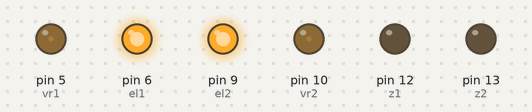
Recording of a sketch running on a simulated Arduino Uno, built with avr-gcc and run on an emulated ATmega328P. Parts: output pins drawn as LEDs (lit = HIGH).

Above: at 0.1 s.
Timing chart, 0 to 1.6 s (numbered marks = the images above):
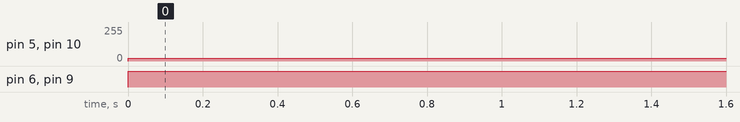

Measured:
- by itself, pin 5 (vr1), pin 10 (vr2): 0/255 → 20/255 at 0.00 s
- by itself, pin 6 (el1), pin 9 (el2): LOW → HIGH at 0.00 s

The sketch:

ts.ino
```cpp
const int el1=6;
const int z1 = 12;
const int vr1 = 5;

const int el2=9;
const int z2 = 13;
const int vr2 = 10;

static int pwmLeftOut = 0;
  static int pwmRightOut = 0;

  double pwmLeftReq = -1;
double pwmRightReq = +1;

const int PWM_MIN = 20; // about 0.1 m/s
const int PWM_MAX = 40;

void setup() {
  // put your setup code here, to run once:
  pinMode(el1, OUTPUT);
  pinMode(el2, OUTPUT);
  pinMode(vr1, OUTPUT);
  pinMode(vr2, OUTPUT);
  pinMode(z1, OUTPUT);
  pinMode(z2, OUTPUT);

}

void loop() {


  // put your main code here, to run repeatedly:
   if (pwmLeftReq > 0) { // Left wheel forward
    digitalWrite(z1,HIGH);
    digitalWrite(el1,HIGH);
//    Serial.println("frl");
//    Serial.print(pwmRightOut);
//    Serial.println();


  }
  else if (pwmLeftReq < 0) { // Left wheel reverse

    digitalWrite(z1,LOW);
    digitalWrite(el1,HIGH);
//    Serial.println("rvl");
//    Serial.print(pwmRightOut);
//    Serial.println();


  }
  else if (pwmLeftReq == 0 && pwmLeftOut == 0 ) { // Left wheel stop

    digitalWrite(el1,LOW);
  }
  else { // Left wheel stop

    digitalWrite(el1,LOW);
  }

  if (pwmRightReq > 0) { // Right wheel forward
     digitalWrite(z2,LOW);
    digitalWrite(el2,HIGH);
//    Serial.println("frr");
//    Serial.print(pwmLeftOut);
//    Serial.println();
  }
  else if(pwmRightReq < 0) { // Right wheel reverse
    digitalWrite(z2,HIGH);
    digitalWrite(el2,HIGH);
//    Serial.println("rvr");
//    Serial.print(pwmLeftOut);
//    Serial.println();
  }
  else if (pwmRightReq == 0 && pwmRightOut == 0) { // Right wheel stop

    digitalWrite(el2,LOW);
  }
  else { // Right wheel stop

    digitalWrite(el2,LOW);
  }


if(abs(pwmLeftReq) > PWM_MAX)
pwmLeftOut=PWM_MAX;
else if (abs(pwmLeftReq) < PWM_MIN)
pwmLeftOut=PWM_MIN;
else
pwmLeftOut=abs(pwmLeftReq);

if(abs(pwmRightReq) > PWM_MAX)
pwmRightOut=PWM_MAX;
else if (abs(pwmRightReq) < PWM_MIN)
pwmRightOut=PWM_MIN;
else
pwmRightOut=abs(pwmRightReq);

  analogWrite(vr1, pwmLeftOut);
  analogWrite(vr2, pwmRightOut);

}
```
